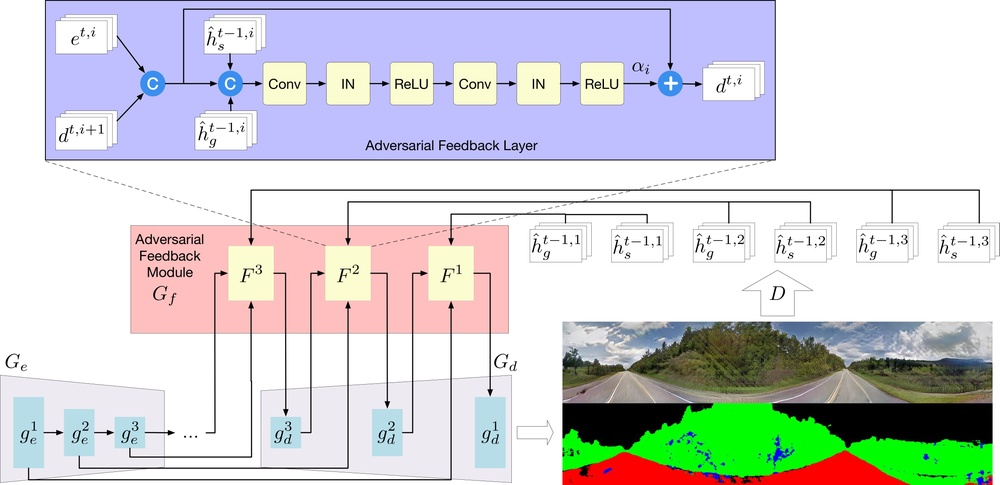
#> input picture imgs/Generator_Feedback.jpg, 1000 x 485 px, shrunk from 4579 x 2221 before the run, given in place of Generator_Feedback.png, which was not available
$ python compute_SD_v2.py ../../../imgs/Generator_Feedback.jpg ../../../imgs/cvusa_sota_comparison.jpg   (older library calls are emulated)
#> lines starting #> are read from the running program, lines starting #| are printed output that depends on the picture; pictures that were not available may be replaced by others from this repository, and a replacement may not be noted
import cv2
import numpy as np
import math
import os
import sys

def brenner(img):
    shape = np.shape(img)
    out = 0
    for x in range(0, shape[0]-2):
        for y in range(0, shape[1]):
            out+=(int(img[x+2,y])-int(img[x,y]))**2
    return out


def Laplacian(img):
    return cv2.Laplacian(img,cv2.CV_64F).var()


def SMD(img):
    shape = np.shape(img)
    out = 0
    for x in range(1, shape[0]-1):
        for y in range(0, shape[1]):
            out+=math.fabs(int(img[x,y])-int(img[x,y-1]))
            out+=math.fabs(int(img[x,y]-int(img[x+1,y])))
    return out

def SMD2(img):
    shape = np.shape(img)
    out = 0
    for x in range(0, shape[0]-1):
        for y in range(0, shape[1]-1):
            out+=math.fabs(int(img[x,y])-int(img[x+1,y]))*math.fabs(int(img[x,y]-int(img[x,y+1])))
    return out

def variance(img):
    out = 0
    u = np.mean(img)
    shape = np.shape(img)
    for x in range(0,shape[0]):
        for y in range(0,shape[1]):
            out+=(img[x,y]-u)**2
    return out

def energy(img):
    shape = np.shape(img)
    out = 0
    for x in range(0, shape[0]-1):
        for y in range(0, shape[1]-1):
            out+=((int(img[x+1,y])-int(img[x,y]))**2)*((int(img[x,y+1]-int(img[x,y])))**2)
    return out

def Vollath(img):
    shape = np.shape(img)
    u = np.mean(img)
    out = -shape[0]*shape[1]*(u**2)
    for x in range(0, shape[0]-1):
        for y in range(0, shape[1]):
            out+=int(img[x,y])*int(img[x+1,y])
    return out

def entropy(img):
    out = 0
    count = np.shape(img)[0]*np.shape(img)[1]
    p = np.bincount(np.array(img).flatten())
    for i in range(0, len(p)):
        if p[i]!=0:
            out-=p[i]*math.log(p[i]/count)/count
    return out


img_real = sys.argv[1].strip()
img_synthesized = sys.argv[2].strip()
print(img_real)
print(img_synthesized)

path = list(os.walk(img_real))
path_t = path[0][0]
root_t = path[0][1]
files_t = path[0][2]

n = len(files_t)
print(n)
sum_br=0
sum_la=0
sum_sm=0
sum_sm2=0
sum_va=0
sum_en=0
sum_vo=0
sum_ent=0


for i in range(n):
    img_name = files_t[i]
    img_name = os.path.splitext(img_name)[0]

    img_fake_name = img_name[0:7]+'_fake_B'
    img_path_real = img_real + '/' + img_name + '.png'
    img_path_synthesized = img_synthesized + '/' + img_fake_name + '.png'

    npImg1 = cv2.imread(img_path_real)
#> npImg1 is the input picture: shape (485, 1000, 3); mean B, G, R 212.2, 210.3, 208
    npImg2 = cv2.imread(img_path_synthesized)

    img1 = cv2.cvtColor(npImg1, cv2.COLOR_BGR2GRAY)
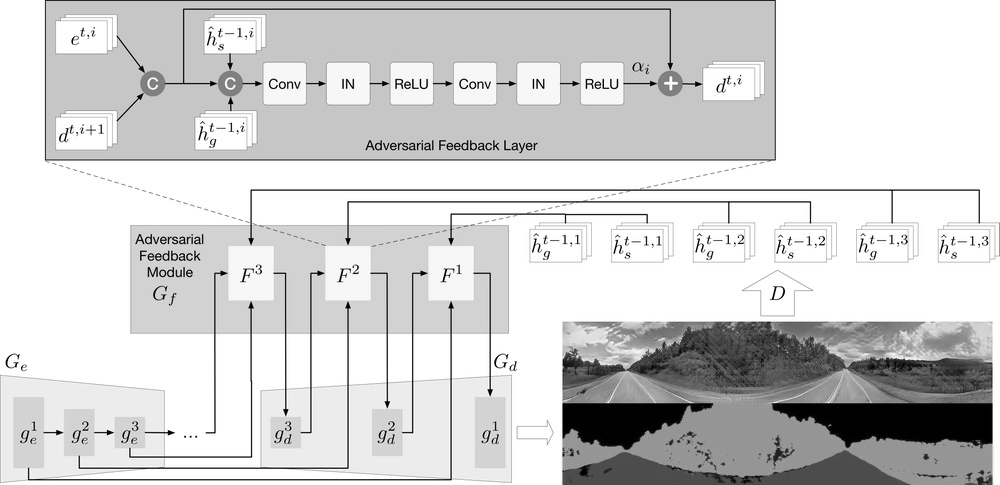
#> img1: shape (485, 1000); min 0, max 255, mean 209.8
    img2 = cv2.cvtColor(npImg2, cv2.COLOR_BGR2GRAY)

    sum_br=sum_br+abs(brenner(img1)-brenner(img2))
#> after the loop in brenner, `for x in range(0, shape[0]-2):`: out = 590117268
#> sum_br = 0
    sum_la=sum_la+abs(Laplacian(img1)-Laplacian(img2))
#> sum_la = 0
    sum_sm=sum_sm+abs(SMD(img1)-SMD(img2))
#> after the loop in SMD, `for x in range(1, shape[0]-1):`: out = 6189882
#> sum_sm = 0
    sum_sm2=sum_sm2+abs(SMD2(img1)-SMD2(img2))
#> after the loop in SMD2, `for x in range(0, shape[0]-1):`: out = 65824081
#> sum_sm2 = 0
    sum_va=sum_va+abs(variance(img1)-variance(img2))
#> in variance, `u = np.mean(img)`: u = 209.8
#> after the loop in variance, `for x in range(0,shape[0]):`: out = 1.86e+09
#> sum_va = 0
    sum_en=sum_en+abs(energy(img1)-energy(img2))
#> after the loop in energy, `for x in range(0, shape[0]-1):`: out = 645838322819
#> sum_en = 0
    sum_vo=sum_vo+abs(Vollath(img1)-Vollath(img2))
#> in Vollath, `u = np.mean(img)`: u = 209.8
#> in Vollath, `out = -shape[0]*shape[1]*(u**2)`: out = -2.14e+10
#> after the loop in Vollath, `for x in range(0, shape[0]-1):`: out = 1.67e+09
#> sum_vo = 0
    sum_ent=sum_ent+abs(entropy(img1)-entropy(img2))
#> in entropy, `p = np.bincount(np.array(img).flatten())`: p = 256 values, max 187227 at index 255, min 58 at index 17, mean 1894.5
#> the loop in entropy, `for i in range(0, len(p)):` made 256 passes
#> out on passes 1 to 12: 0.0593, 0.0843, 0.0944, 0.1, 0.105, 0.108, 0.111, 0.114, 0.116, 0.118, 0.12, 0.121
#> after the loop in entropy, `for i in range(0, len(p)):`: out = 3.13
#> the loop in entropy (call 2), `for i in range(0, len(p)):` made 256 passes
#> sum_ent = 0

    if (i % 50 == 0):
        print(i)


br=sum_br/n
#> br = 0
la=sum_la/n
#> la = 0
sm=sum_sm/n
#> sm = 0
sm2=sum_sm2/n
#> sm2 = 0
va=sum_va/n
#> va = 0
en=sum_en/n
#> en = 0
vo=sum_vo/n
#> vo = 0
ent=sum_ent/n
#> ent = 0

print('Brenner:', br)
#| Brenner: 0.0
print('Laplacian:', la)
#| Laplacian: 0.0
print('SMD:', sm)
#| SMD: 0.0
print('SMD2:', sm2)
#| SMD2: 0.0
print('Variance:', va)
#| Variance: 0.0
print('Energy:', en)
#| Energy: 0.0
print('Vollath:', vo)
#| Vollath: 0.0
print('Entropy:',ent)
#| Entropy: 0.0

$ run again, on imgs/cvusa_sota_comparison.jpg
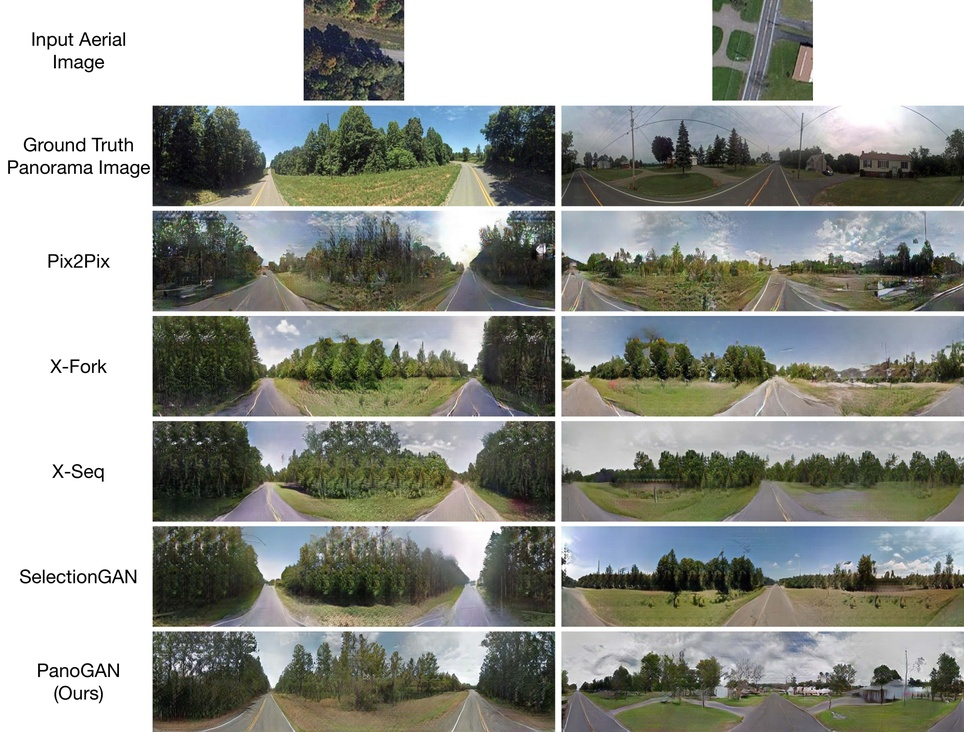
#> input picture imgs/cvusa_sota_comparison.jpg, 964 x 732 px, shrunk from 3892 x 2956 before the run, given in place of cvusa_sota_comparison.png, which was not available
#> npImg1 is the input picture: shape (732, 964, 3); mean B, G, R 146.2, 152.8, 150.2
#> `img1 = cv2.cvtColor(npImg1, cv2.COLOR_BGR2GRAY)`:
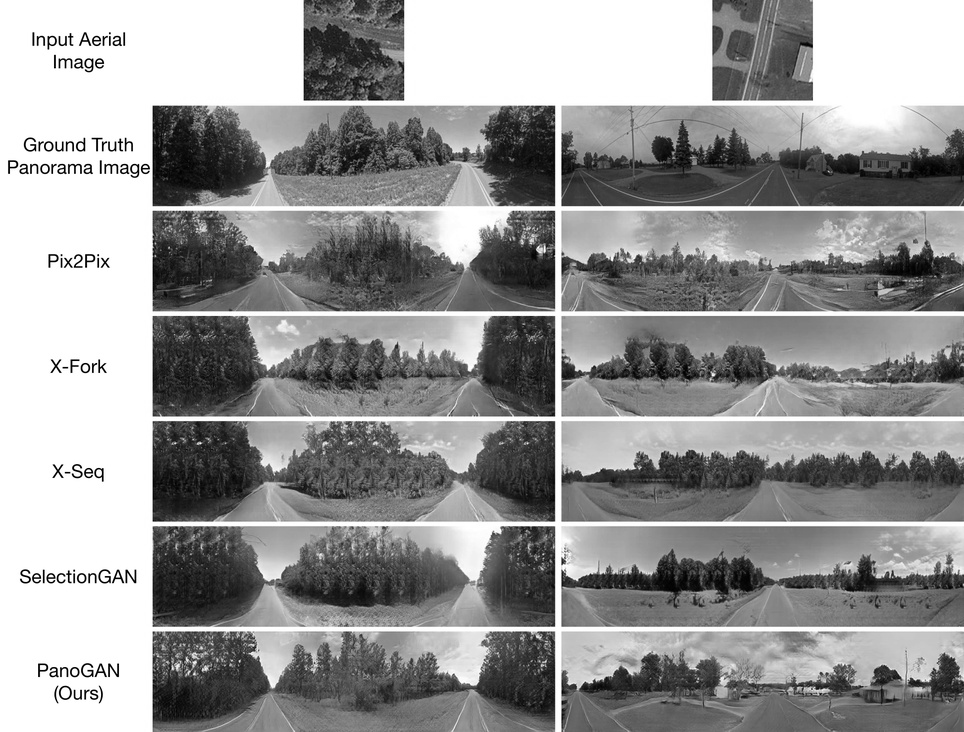
#> img1: shape (732, 964); min 0, max 255, mean 151.3
#> after the loop in brenner, `for x in range(0, shape[0]-2):`: out = 672412203
#> sum_br = 0
#> after the loop in SMD, `for x in range(1, shape[0]-1):`: out = 12040700
#> sum_sm = 0
#> after the loop in SMD2, `for x in range(0, shape[0]-1):`: out = 118318654
#> sum_sm2 = 0
#> in variance, `u = np.mean(img)`: u = 151.3
#> after the loop in variance, `for x in range(0,shape[0]):`: out = 4.45e+09
#> sum_va = 0
#> after the loop in energy, `for x in range(0, shape[0]-1):`: out = 729121837928
#> sum_en = 0
#> in Vollath, `u = np.mean(img)`: u = 151.3
#> in Vollath, `out = -shape[0]*shape[1]*(u**2)`: out = -1.62e+10
#> after the loop in Vollath, `for x in range(0, shape[0]-1):`: out = 4.26e+09
#> sum_vo = 0
#> p = 256 values, max 164858 at index 255, min 206 at index 3, mean 2756.4
#> the loop in entropy, `for i in range(0, len(p)):` made 256 passes
#> out on passes 1 to 8: 0.00626, 0.00911, 0.0117, 0.0141, 0.0165, 0.0191, 0.0218, 0.0252
#> after the loop in entropy, `for i in range(0, len(p)):`: out = 4.67
#> the loop in entropy (call 2), `for i in range(0, len(p)):` made 256 passes
#> sum_ent = 0
#| Brenner: 0.0
#| Laplacian: 0.0
#| SMD: 0.0
#| SMD2: 0.0
#| Variance: 0.0
#| Energy: 0.0
#| Vollath: 0.0
#| Entropy: 0.0
